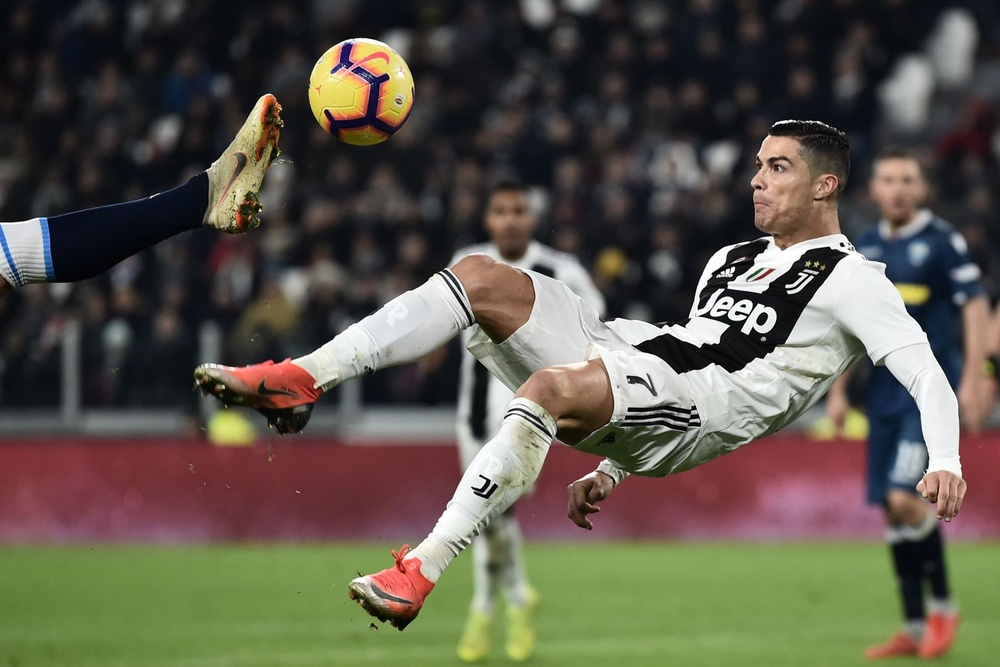
#> input picture ronaldo.jpg, 1000 x 667 px, shrunk from 1620 x 1080 before the run
$ python basic_operations.py
#> lines starting #> are read from the running program, lines starting #| are printed output that depends on the picture; after the words box and inside, x2 and y2 are one past the last pixel; in counts of white or black regions, pixels touching at a corner belong together
import cv2

# accessing
image = cv2.imread('ronaldo.jpg')
#> image is the input picture: shape (667, 1000, 3); mean B, G, R 75.1, 87.7, 92.5
px = image[0, 0]
#> px = [16, 11, 8]
# print(px)
# accessing just one blue
blue = image[0, 0, 0]
#> blue = 16
print(blue)
#| 16
# accessing RED value
red = image.item(10, 10, 2)
#> red = 12
print(red)
#| 12
# modifying RED value
image.itemset((10, 10, 2), 100)
#> image: shape (667, 1000, 3); under 0.01% of pixels changed, all inside (x1, y1, x2, y2) = (10, 10, 11, 11)
print(image.item(10, 10, 2))
#| 100
# accessing image properties
# shape
print(image.shape)
#| (667, 1000, 3)
# size
print(image.size)
#| 2001000
# type
print(image.dtype)
#| uint8
# splitting
b, g, r = cv2.split(image)
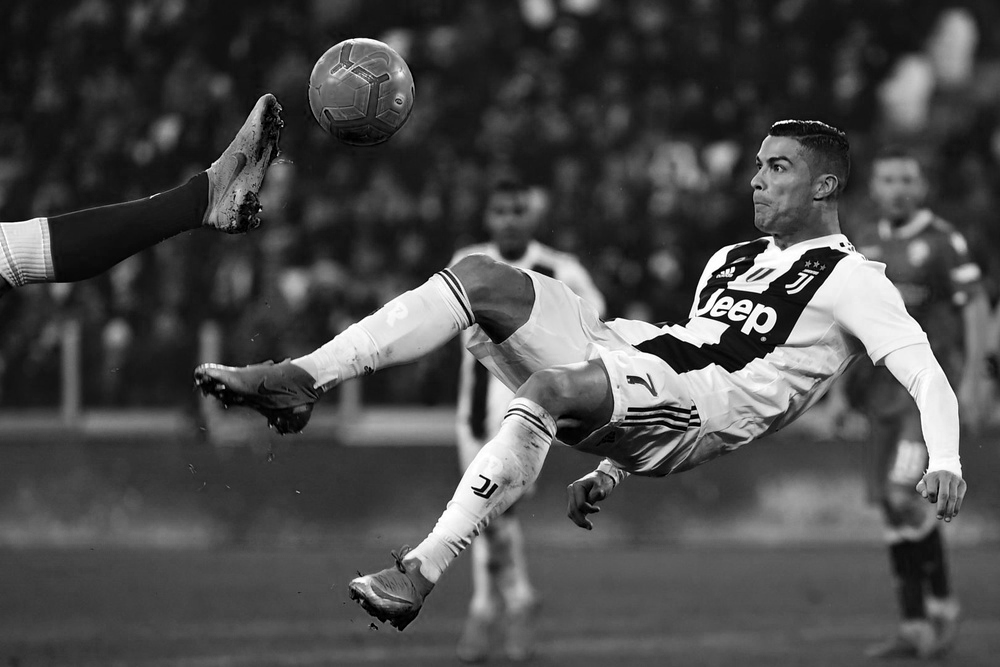
#> b: shape (667, 1000); min 0, max 255, mean 75.1
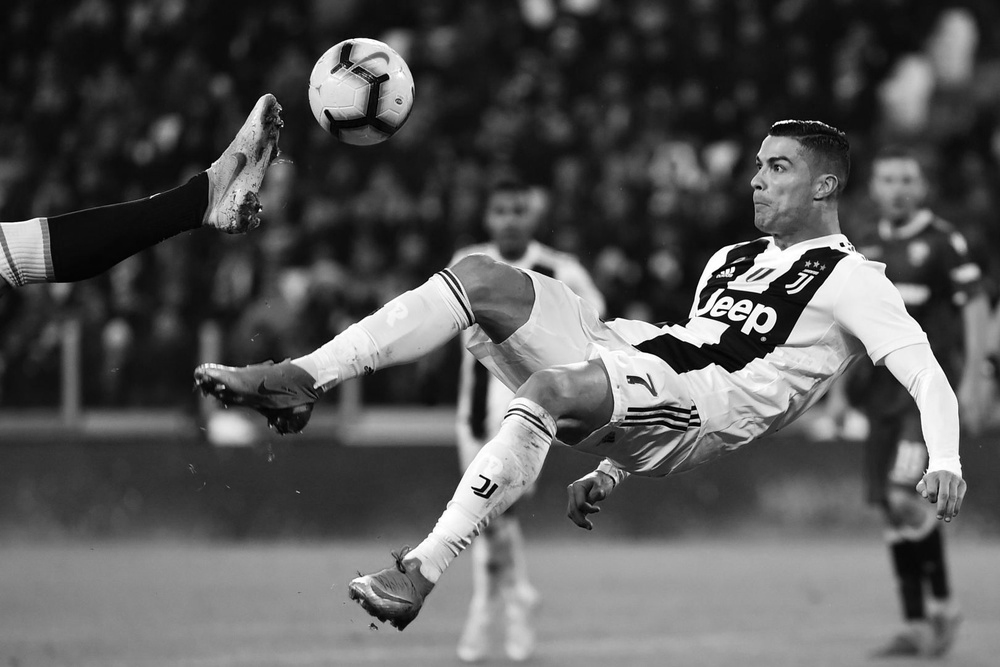
#> g: shape (667, 1000); min 0, max 255, mean 87.7
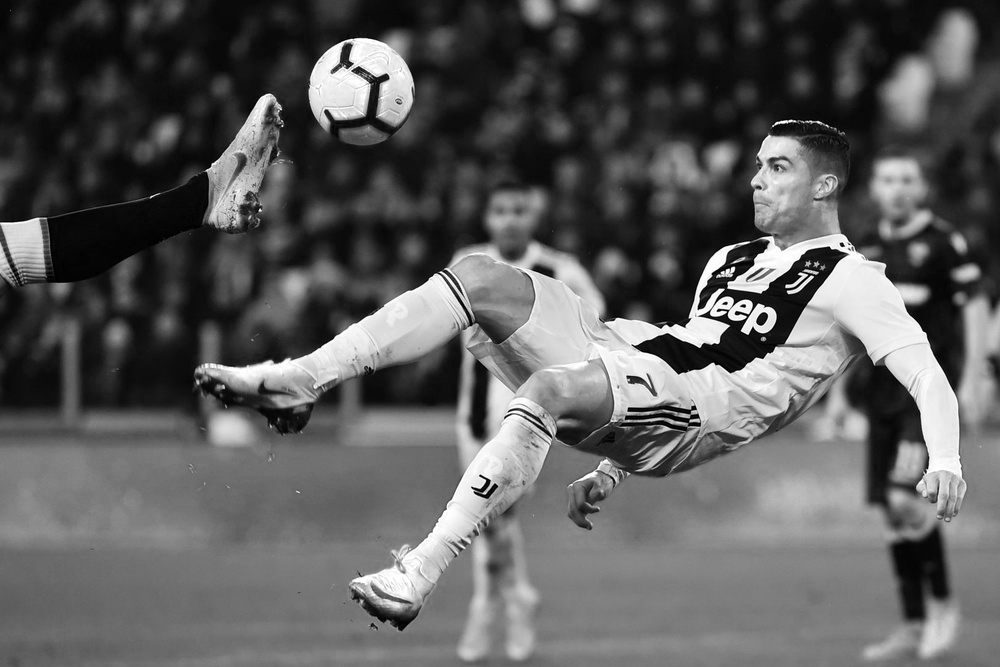
#> r: shape (667, 1000); min 0, max 255, mean 92.5
image = cv2.merge((b, g, r))

$ run again, with messi.jpg copied over ronaldo.jpg
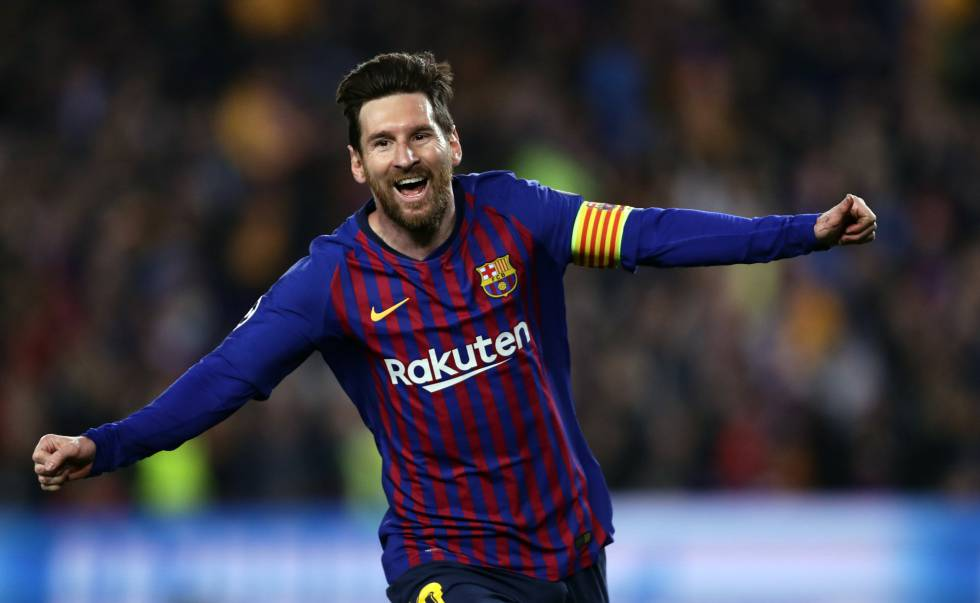
#> input picture messi.jpg, 980 x 603 px
#> image is the input picture: shape (603, 980, 3); mean B, G, R 67.6, 54.5, 57.7
#> px = [19, 21, 22]
#> blue = 19
#| 19
#> red = 24
#| 24
#> image: shape (603, 980, 3); under 0.01% of pixels changed, all inside (x1, y1, x2, y2) = (10, 10, 11, 11)
#| 100
#| (603, 980, 3)
#| 1772820
#| uint8
#> `b, g, r = cv2.split(image)`:
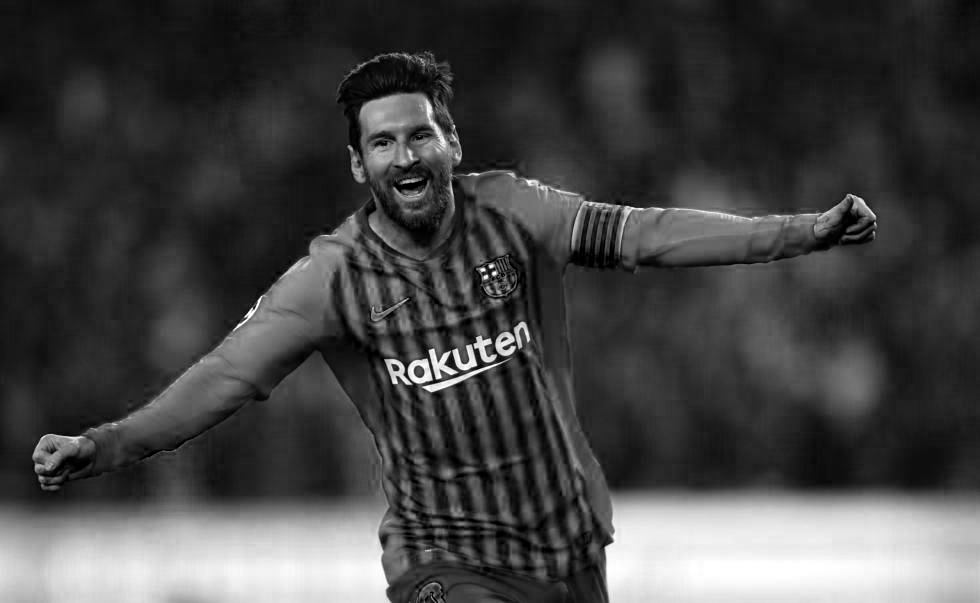
#> b: shape (603, 980); min 0, max 255, mean 67.6
#> `b, g, r = cv2.split(image)`:
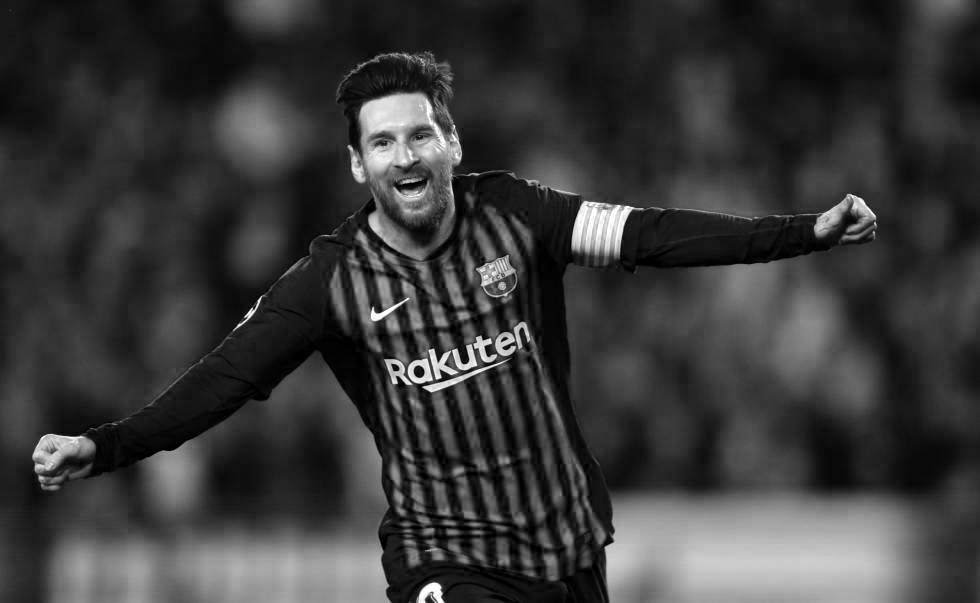
#> r: shape (603, 980); min 0, max 255, mean 57.7
